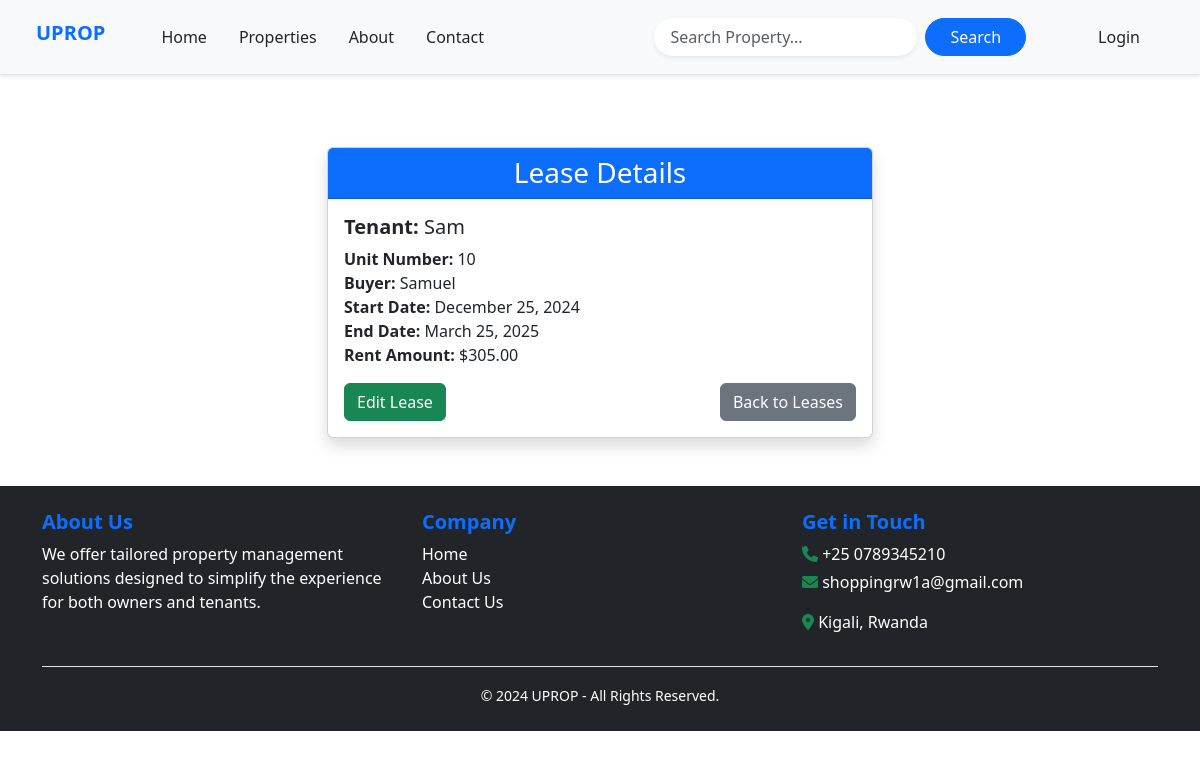
Page /lease/get/9/ on the committed database.
### Property_app/models.py (models this page shows, shortened)
class Lease(models.Model):
    tenant = models.ForeignKey(User,on_delete=models.CASCADE,null=True)
    buyer = models.ForeignKey(Tenant,on_delete=models.CASCADE,null=True)
    unit = models.ForeignKey(Unit,on_delete=models.CASCADE,null=True)
    start_date = models.DateField()
    end_date = models.DateField()
    rent_Ammount = models.DecimalField(max_digits=8,decimal_places=2)

class Unit(models.Model):
    property = models.ForeignKey(Property,related_name='units',on_delete=models.CASCADE)
    unit_number = models.PositiveIntegerField()
    bedroom = models.PositiveIntegerField()
    bathrom = models.PositiveIntegerField()
    rent = models.DecimalField(max_digits=8,decimal_places=2)
    is_Available = models.BooleanField(default=True)
    payment_status = models.BooleanField(default=False)

class Tenant (models.Model):
    user = models.ForeignKey(User, related_name='tenant', on_delete=models.CASCADE, null=True)
    phone_number = models.CharField(max_length=15)

### Property_app/views.py (the view)
# urls.py: path('lease/get/<int:pk>/', views.single_lease, name='single_lease'),
def single_lease(request, pk):
    lease = get_object_or_404(Lease, pk=pk)
    return render(request, 'leases/leaseDetail.html', {'lease': lease})

### templates/leases/leaseDetail.html
{% extends "base.html" %}
{% block content %}
<div class="container mt-5">
    <div class="row justify-content-center">
        <div class="col-md-6 mb-4">
            <div class="card shadow">
                <div class="card-header bg-primary text-white text-center">
                    <h3 class="mb-0">Lease Details</h3>
                </div>
                <div class="card-body">
                    <h5 class="card-title"><strong>Tenant:</strong> {{ lease.tenant.username }}</h5>
                    <p class="card-text">
                        <strong>Unit Number:</strong> {{ lease.unit.unit_number }}<br>
                        <strong>Buyer:</strong> {{ lease.buyer.user.username }}<br>
                        <strong>Start Date:</strong> {{ lease.start_date|date:"F d, Y" }}<br>
                        <strong>End Date:</strong> {{ lease.end_date|date:"F d, Y" }}<br>
                        <strong>Rent Amount:</strong> ${{ lease.rent_Ammount }}<br>
                    </p>
                    <div class="d-flex justify-content-between">
                        <a href="{% url 'lease_edit_or_delete' pk=lease.pk %}" class="btn btn-success">Edit Lease</a>
                        <a href="{% url 'get_leases_for_tenant' %}" class="btn btn-secondary">Back to Leases</a>
                    </div>
                </div>
            </div>
        </div>
    </div>
</div>
{% endblock %}

### rows in the picture
Lease: tenant.username "Sam", unit.unit_number "10", buyer.user.username "Samuel", start_date "December 25, 2024", end_date "March 25, 2025", rent_Ammount "305.00"
